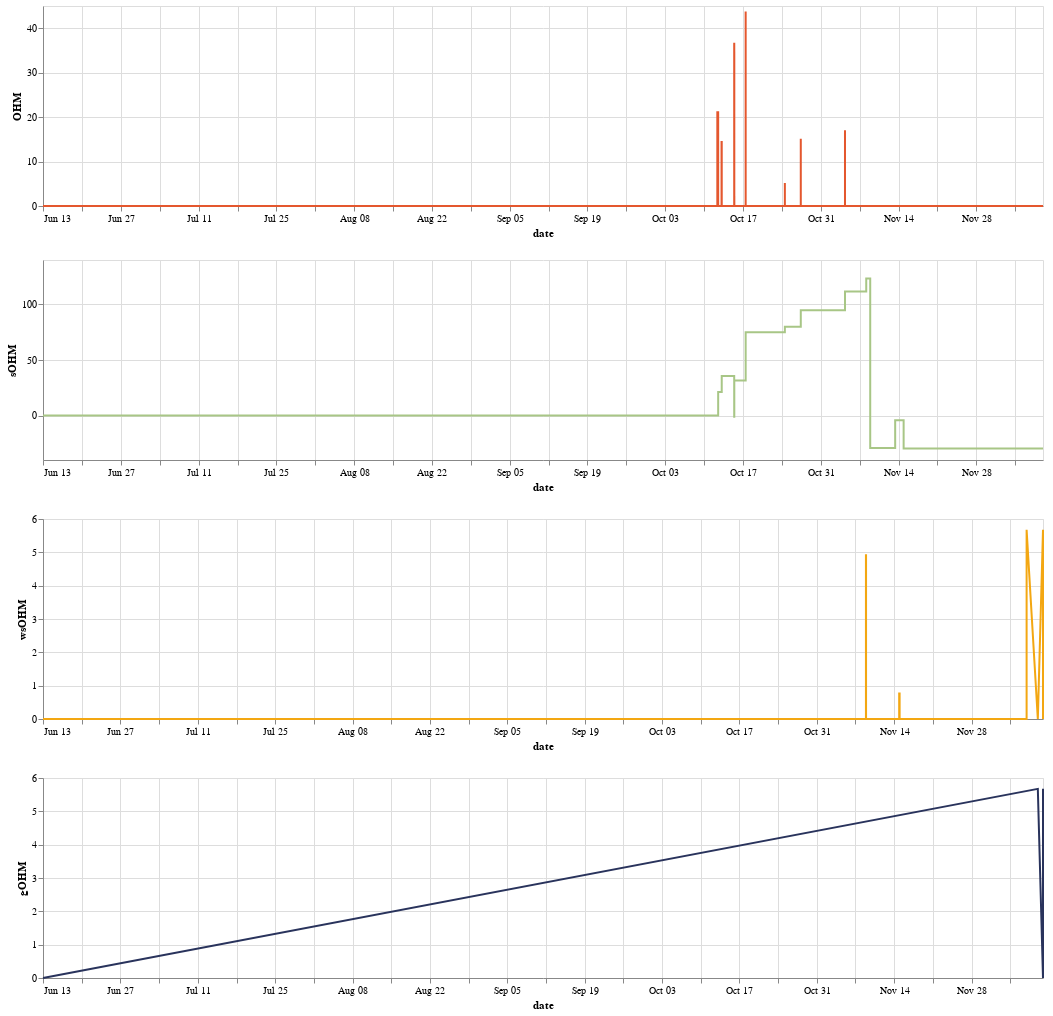

The notebook cell this image was saved under:
### Code cell
sym_color = {"OHM": "#E4572E", "gOHM": "#29335C", "sOHM": "#A8C686", "wsOHM": "#F3A712"}
charts = []
for symbol, ts in tsmap.items(): 
    df = pd.DataFrame(ts)
    df["date"] = pd.to_datetime(df["date"], utc=True)#.dt.tz_localize(None)
#     df["value"] = df["value"].apply(lambda v: round(v, 7))
    c = alt.Chart(df).mark_line(color=sym_color[symbol]).encode(
        alt.X("date:T"), 
        alt.Y("value:Q", title=symbol), 
    ).properties(height=200, width=1000)
    charts.append(c)
    
alt.vconcat(*charts)

### Figure 1 — Vega-Lite specification as saved in the notebook (floating-point values rounded to 4 significant figures)
{"config": {"view": {"continuousWidth": 400, "continuousHeight": 300}}, "vconcat": [{"data": {"name": "data-b441e9f4b8ced7c808428fe87a13f67c"}, "mark": {"type": "line", "color": "#E4572E"}, "encoding": {"x": {"type": "temporal", "field": "date"}, "y": {"type": "quantitative", "field": "value", "title": "OHM"}}, "height": 200, "width": 1000}, {"data": {"name": "data-3ae578633be0c8c0c7950f96aa318a28"}, "mark": {"type": "line", "color": "#A8C686"}, "encoding": {"x": {"type": "temporal", "field": "date"}, "y": {"type": "quantitative", "field": "value", "title": "sOHM"}}, "height": 200, "width": 1000}, {"data": {"name": "data-4d87a687706fa5b16792c942a9cb8102"}, "mark": {"type": "line", "color": "#F3A712"}, "encoding": {"x": {"type": "temporal", "field": "date"}, "y": {"type": "quantitative", "field": "value", "title": "wsOHM"}}, "height": 200, "width": 1000}, {"data": {"name": "data-e99f2cd28b83d626de3016b2fe9ea552"}, "mark": {"type": "line", "color": "#29335C"}, "encoding": {"x": {"type": "temporal", "field": "date"}, "y": {"type": "quantitative", "field": "value", "title": "gOHM"}}, "height": 200, "width": 1000}], "$schema": "https://vega.github.io/schema/vega-lite/v4.8.1.json", "datasets": {"data-b441e9f4b8ced7c808428fe87a13f67c": [{"date": "2021-06-12T23:32:39+00:00", "value": 0.0}, {"date": "2021-10-12T08:55:57+00:00", "value": 0.0}, {"date": "2021-10-12T08:55:57+00:00", "value": 21.11}, {"date": "2021-10-12T12:35:15+00:00", "value": 21.11}, {"date": "2021-10-12T12:35:15+00:00", "value": 0.0}, {"date": "2021-10-13T03:10:34+00:00", "value": 0.0}, {"date": "2021-10-13T03:10:34+00:00", "value": 14.38}, {"date": "2021-10-13T03:58:16+00:00", "value": 14.38}, {"date": "2021-10-13T03:58:16+00:00", "value": 0.0}, {"date": "2021-10-15T09:50:20+00:00", "value": 0.0}, {"date": "2021-10-15T09:50:20+00:00", "value": 36.52}, {"date": "2021-10-15T10:05:25+00:00", "value": 36.52}, {"date": "2021-10-15T10:05:25+00:00", "value": 34.52}, {"date": "2021-10-15T10:15:35+00:00", "value": 34.52}, {"date": "2021-10-15T10:15:35+00:00", "value": 2.0}, {"date": "2021-10-15T10:26:14+00:00", "value": 2.0}, {"date": "2021-10-15T10:26:14+00:00", "value": 0.0}, {"date": "2021-10-17T11:19:41+00:00", "value": 0.0}, {"date": "2021-10-17T11:19:41+00:00", "value": 43.55}, {"date": "2021-10-17T11:22:36+00:00", "value": 43.55}, {"date": "2021-10-17T11:22:36+00:00", "value": 0.0}, {"date": "2021-10-24T12:41:31+00:00", "value": 0.0}, {"date": "2021-10-24T12:41:31+00:00", "value": 4.962}, {"date": "2021-10-24T12:42:53+00:00", "value": 4.962}, {"date": "2021-10-24T12:42:53+00:00", "value": 0.0}, {"date": "2021-10-27T09:30:02+00:00", "value": 0.0}, {"date": "2021-10-27T09:30:02+00:00", "value": 14.88}, {"date": "2021-10-27T09:32:17+00:00", "value": 14.88}, {"date": "2021-10-27T09:32:17+00:00", "value": 0.0}, {"date": "2021-11-04T08:28:04+00:00", "value": 0.0}, {"date": "2021-11-04T08:28:04+00:00", "value": 16.81}, {"date": "2021-11-04T08:30:27+00:00", "value": 16.81}, {"date": "2021-11-04T08:30:27+00:00", "value": 0.0}, {"date": "2021-12-10T00:00:00+00:00", "value": 0.0}], "data-3ae578633be0c8c0c7950f96aa318a28": [{"date": "2021-06-12T23:32:39+00:00", "value": 0.0}, {"date": "2021-10-12T12:35:15+00:00", "value": 0.0}, {"date": "2021-10-12T12:35:15+00:00", "value": 21.11}, {"date": "2021-10-13T03:58:16+00:00", "value": 21.11}, {"date": "2021-10-13T03:58:16+00:00", "value": 35.49}, {"date": "2021-10-15T09:50:20+00:00", "value": 35.49}, {"date": "2021-10-15T09:50:20+00:00", "value": -1.026}, {"date": "2021-10-15T10:15:35+00:00", "value": -1.026}, {"date": "2021-10-15T10:15:35+00:00", "value": 31.49}, {"date": "2021-10-17T11:22:36+00:00", "value": 31.49}, {"date": "2021-10-17T11:22:36+00:00", "value": 75.04}, {"date": "2021-10-24T12:42:53+00:00", "value": 75.04}, {"date": "2021-10-24T12:42:53+00:00", "value": 80.0}, {"date": "2021-10-27T09:32:17+00:00", "value": 80.0}, {"date": "2021-10-27T09:32:17+00:00", "value": 94.88}, {"date": "2021-11-04T08:30:27+00:00", "value": 94.88}, {"date": "2021-11-04T08:30:27+00:00", "value": 111.7}, {"date": "2021-11-08T04:16:51+00:00", "value": 111.7}, {"date": "2021-11-08T04:16:51+00:00", "value": 123.3}, {"date": "2021-11-08T21:30:23+00:00", "value": 123.3}, {"date": "2021-11-08T21:30:23+00:00", "value": -29.13}, {"date": "2021-11-13T09:19:51+00:00", "value": -29.13}, {"date": "2021-11-13T09:19:51+00:00", "value": -4.216}, {"date": "2021-11-14T21:52:09+00:00", "value": -4.216}, {"date": "2021-11-14T21:52:09+00:00", "value": -29.64}, {"date": "2021-12-10T00:00:00+00:00", "value": -29.64}], "data-4d87a687706fa5b16792c942a9cb8102": [{"date": "2021-06-12T23:32:39+00:00", "value": 0.0}, {"date": "2021-11-08T21:30:23+00:00", "value": 0.0}, {"date": "2021-11-08T21:30:23+00:00", "value": 4.913}, {"date": "2021-11-08T21:59:36+00:00", "value": 4.913}, {"date": "2021-11-08T21:59:36+00:00", "value": 0.0}, {"date": "2021-11-14T21:52:09+00:00", "value": 0.0}, {"date": "2021-11-14T21:52:09+00:00", "value": 0.7621}, {"date": "2021-11-14T23:46:36+00:00", "value": 0.7621}, {"date": "2021-11-14T23:46:36+00:00", "value": 0.0}, {"date": "2021-12-07T23:17:53+00:00", "value": 0.0}, {"date": "2021-12-07T23:17:53+00:00", "value": 5.675}, {"date": "2021-12-10T22:27:55+00:00", "value": 5.675}, {"date": "2021-12-10T22:27:55+00:00", "value": 0.0}, {"date": "2021-12-10T00:00:00+00:00", "value": 0.0}], "data-e99f2cd28b83d626de3016b2fe9ea552": [{"date": "2021-06-12T23:32:39+00:00", "value": 0.0}, {"date": "2021-12-10T22:27:55+00:00", "value": 0.0}, {"date": "2021-12-10T22:27:55+00:00", "value": 5.675}, {"date": "2021-12-10T00:00:00+00:00", "value": 5.675}]}}
